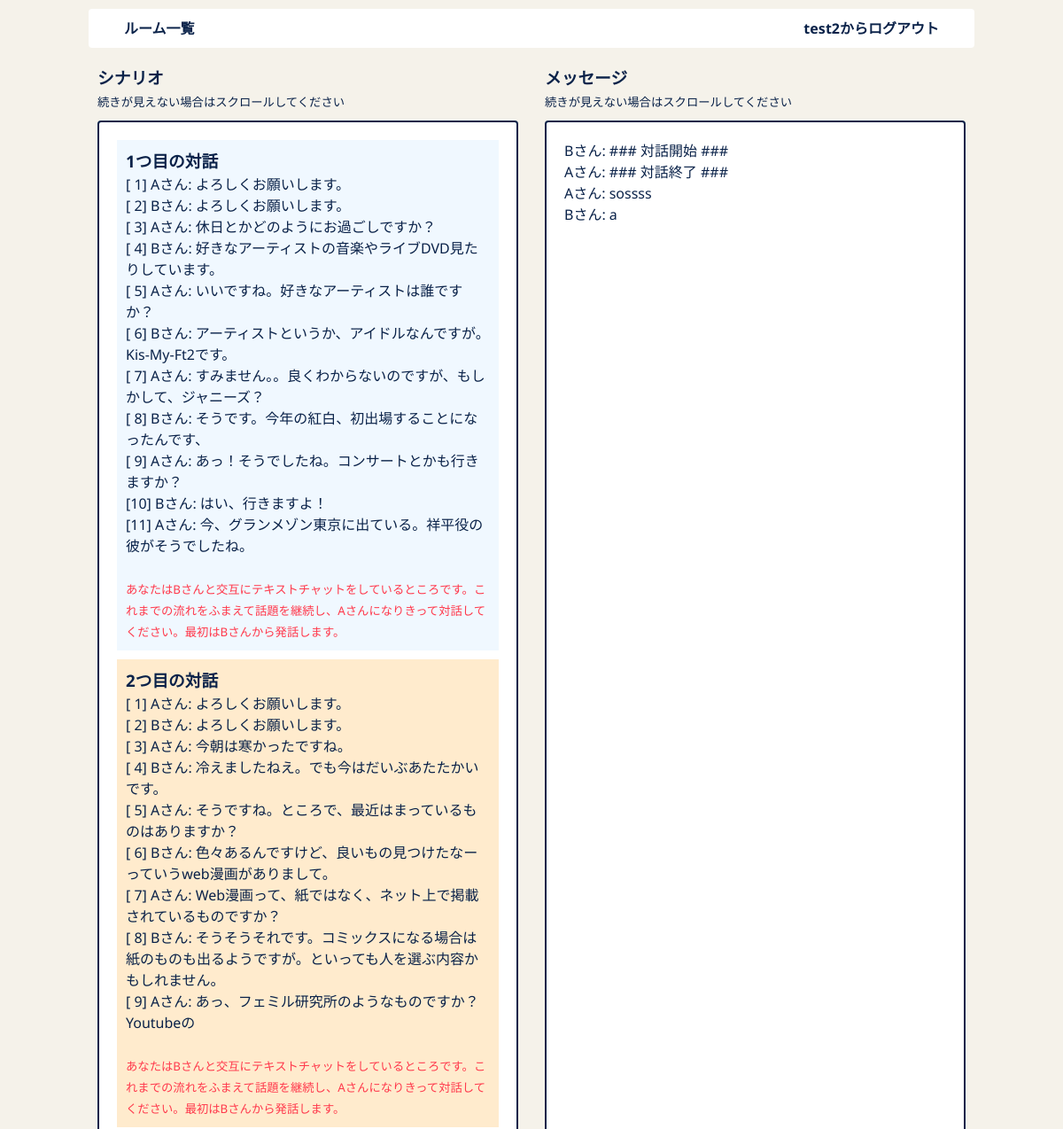
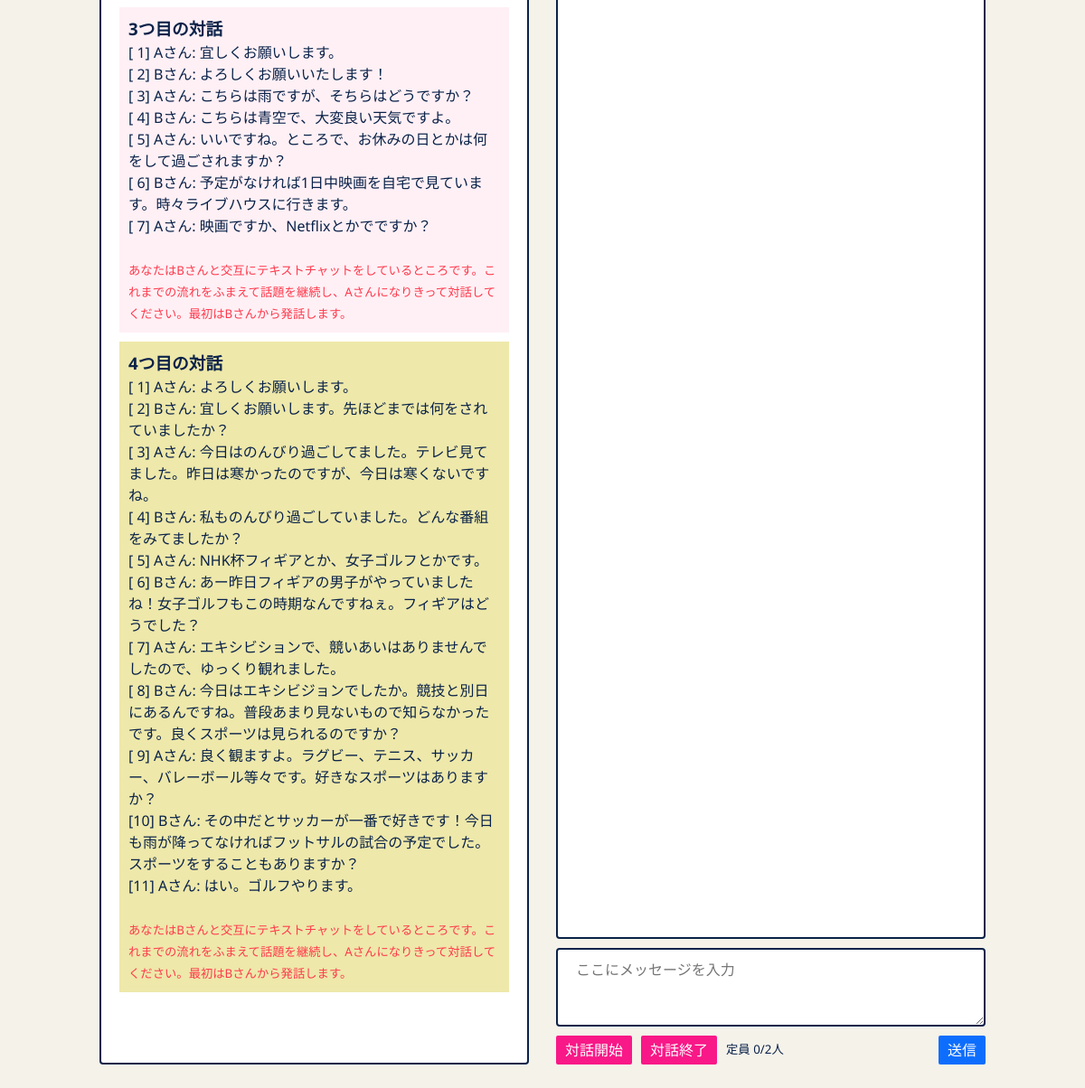
/rooms/5cbb29b8e64d485c97cb6fae4758c8bd (signed in), run on the app's committed database (2 pictures, top to bottom).
### flaskr/models/user.py (models this page shows, shortened)
class User(db.Model):
    __tablename__ = "users"
    id        = db.Column("id",       db.Integer,     primary_key=True)
    name      = db.Column("name",     db.String(100), nullable=False, unique=True)
    role      = db.Column("role",     db.Enum(Role),  nullable=False,              default=Role.NORMAL)
    _password = db.Column("password", db.String(100), nullable=False)
    messages  = db.relationship("Message", backref="user", lazy=True)
    def _get_password(self):
        return self._password
    def _set_password(self, password):
        password = self.validate_password("password", password)
        if password:
            password = password.strip()
        self._password = generate_password_hash(password)
    password_descriptor = property(_get_password, _set_password)
    password = synonym("_password", descriptor=password_descriptor)
    def __repr__(self):
        return "<User id={self.id} name={self.name!r}>".format(self=self)
    def is_admin(self):
        return self.role == Role.ADMIN

### flaskr/models/scenario.py (models this page shows, shortened)
class Scenario(db.Model):
    __tablename__ = "scenarios"
    id          = db.Column("id",          db.Integer,      primary_key=True)
    title       = db.Column("title",       db.String(100),  nullable=False,   unique=True)
    text        = db.Column("text",        db.String(5000), nullable=False)
    displayname = db.Column("displayname", db.String(100))
    def displayname_of(self, user):
        if self.displayname:
            return self.displayname
        return user.name

### flaskr/models/message.py (models this page shows, shortened)
class Message(db.Model):
    __tablename__ = "messages"
    id      = db.Column("id",       db.Integer,     primary_key=True)
    text    = db.Column("status",   db.String(100), nullable=False)
    room_id = db.Column("room_id",  db.Integer, db.ForeignKey("rooms.id"), nullable=False)
    user_id = db.Column("user_id",  db.Integer, db.ForeignKey("users.id"), nullable=False)

### flaskr/views/rooms.py (the view)
@bp.route("/<string:hash_id>", methods=["GET"])
@login_required
def show(hash_id):
    user = g.user
    room = fetch_room_from_hash_id(hash_id)
    if room is None:
        abort(404)
    try:
        if user.is_admin():
            scenarios = room.scenarios
        else:
            if room.status == Status.USED:
                abort(404)
            room.include(user)
            scenarios = [room.fetch_scenario_of(user)]
        current_app.logger.info(f"[/rooms/{hash_id}] {user}")
        return render_template("rooms/show.html", room=room, scenarios=scenarios)
    except Exception as error:
        flash(error.args[0])
    return redirect(url_for("rooms.index"))

### flaskr/models/room.py (called while the page is built, shortened)
    def include(self, user):
        if user in self.users:
            return self

    def fetch_scenario_of(self, user):
        if user not in self.users:
            raise Exception("不正な操作です。")
        index = self.users.index(user)
        return self.scenarios[index]

    def displayname_of(self, user):
        scenario = self.fetch_scenario_of(user)
        return scenario.displayname_of(user)

### flaskr/views/__init__.py (called while the page is built)
def login_required(f):
    @wraps(f)
    def decorated_view(*args, **kwargs):
        if g.user is None:
            return redirect(url_for("auth.login", next=request.path))
        return f(*args, **kwargs)
    return decorated_view

def load_user():
    user_id = session.get("user_id")
    if user_id is None:
        g.user = None
    else:
        g.user = User.query.get(user_id)

### flaskr/views/rooms.py (called while the page is built)
def fetch_room_from_hash_id(hash_id):
    room_list = Room.query.filter_by(hash_id=hash_id).all()
    if len(room_list) == 0:
        return None
    return room_list[0]

### flaskr/templates/rooms/show.html (shortened to what this page needs)
{% extends "layout.html" %}
{% block body %}
  <div class="css-flex">
    <div class="scenario_area">
      <div>
        <h3>シナリオ</h3>
        <small>続きが見えない場合はスクロールしてください</small>
      </div>
      <div class="frame">
        {% for scenario in scenarios %}
          <pre>{{ scenario.text|safe }}</pre>
        {% endfor %}
      </div>
    </div>
    <div class="message_area">
      <div>
        <h3>メッセージ</h3>
        <small>続きが見えない場合はスクロールしてください</small>
      </div>
      <div class="frame" id="scrollArea">
        <ol id="messageList" class="css-reset-list">
          {% for message in room.messages %}
          <li>
            <div class="message">
              {{ room.displayname_of(message.user) }}: {{ message.text }}
            </div>
          </li>
          {% endfor %}
        </ol>
      </div>
      <div class="message_input_area">
        <form action="" method="" id="form" class="css-flex css-column">
          <textarea type="text" id="text" name="text" placeholder="ここにメッセージを入力" class="frame" /></textarea>
          <div class="css-flex css-spacebetween">
            <div class="css-flex css-center">
              <input type="submit" value="対話開始" onclick="startMessage()" class="button danger">
              <input type="submit" value="対話終了" onclick="endMessage()" class="button danger">
              <small>定員 <span id="userList">0</span>/{{ room.scenarios|length }}人</small>
            </div>
            <input type="submit" value="送信" class="button">
          </div>
        </form>
      </div>
    </div>
  </div>
{% endblock %}

### flaskr/templates/layout.html (shortened to what this page needs)
<!DOCTYPE html>
<html lang="ja">
<head>
  <link rel=stylesheet type=text/css href="{{ url_for('static', filename='style.css') }}">
</head>
<body>
<div class="page">
  <nav>
    <ol class="global_nav css-reset-list">
      {% if session.user_id %}
        {% if g.user.is_admin() %}
          <li><a href="{{ url_for('scenarios.index') }}" class="css-reset-a">シナリオ一覧</a></li>
          <li><a href="{{ url_for('rooms.index') }}" class="css-reset-a">ルーム一覧</a></li>
          <li><a href="{{ url_for('users.index') }}" class="css-reset-a">ユーザ一覧</a></li>
        {% else %}
          <li><a href="{{ url_for('rooms.index') }}" class="css-reset-a">ルーム一覧</a></li>
        {% endif %}
        <li><a href="{{ url_for('auth.logout') }}" class="css-reset-a">{{ g.user.name }}からログアウト</a></li>
      {% else %}
        <li><a href="{{ url_for('auth.login') }}" class="css-reset-a">ログイン</a></li>
        <li><a href="{{ url_for('users.create') }}" class="css-reset-a">ユーザ新規登録</a></li>
      {% endif %}
    </ol>
  </nav>
  <main>
  {% block body %}{% endblock %}
  </main>
</div>
</body>
</html>

### flaskr/static/style.css (style rules this page uses)
:root { --color--white: #ffffff; --color--black: #333333; --color--khaki-light: #f5f2ea; --color--blue: #0d6efd; --color--blue-dark: #064bb1; --color--red: #ff394c; --color--red-dark: #c32b3a; --color--pink: #f81887; --color--pink-dark: #c5106a; --color--orange: #ff7622; --color--yellow: #ffd700; --color--yellow-dark: #dcba03; --color--green: #5fbb28; --color--green-dark: #478d1d; --color--cyan: #20bfff; --color--navy: #0a2249; --color--navy-light: #93a4bf; --color--navy-dark: #020f25; --color--black-alpha: #3333332F; --color--yellow-alpha: #ffc1072F; --color--cyan-alpha: #0dcaf02F; --font--default: "Noto Sans", sans-serif; }
body { min-height: auto; font-family: var(--font--default); color: var(--color--navy); background: var(--color--khaki-light); }
pre { font-family: var(--font--default); margin: 0; white-space: pre-wrap; }
.button { -webkit-appearance: button; -moz-appearance: button; appearance: button; text-decoration: none; color: initial; cursor: pointer; padding: 4px 10px; background: var(--color--blue); border: 0; border-radius: 2px; color: var(--color--white); }
.button.danger { background: var(--color--pink); }
.frame { border: 2px solid var(--color--navy); border-radius: 4px; padding: 20px; background: var(--color--white); overflow: scroll; }
.css-flex { display: flex; gap: 10px; }
.css-flex.css-spacebetween { justify-content: space-between; }
.css-flex.css-column { flex-direction: column; }
.css-flex.css-center { justify-content: center; align-items: center; }
.css-flex.css-spacebetween { justify-content: space-between; align-items: center; }
.css-reset-list { margin: 0; padding: 0; list-style: none; }
.css-reset-a { text-decoration: none; color: inherit; }
.page { max-width: 1000px; margin: 0 auto; }
.global_nav { width: 100%; display: flex; justify-content: space-between; margin: 10px auto; padding: 10px 40px; background: var(--color--white); border-radius: 4px; }
.global_nav a { font-weight: bold; }
main { padding: 10px 0; }
.scenario_area, .message_area { flex: 1; padding: 0 10px; height: calc(100vh - 100px); display: grid; grid-template-rows: auto 1fr; gap: 10px; }
.message_input_area textarea { padding: 10px 20px; }

### data on the page
User: user.name "test2"
Scenario: text "1つ目の対話 [ 1] Aさん: よろしくお願いします。 [ 2] Bさん: よろしくお願いします。 [ 3] Aさん: 休日とかどのようにお過ごしですか？ [ 4] Bさん: 好きなアーティストの音楽やライブDVD見たりしています。 [ 5] Aさん: いいですね。好きなアーティストは誰ですか？ [ 6] Bさん: アーティストというか、アイドルなんですが。Kis-My-Ft2です。 [ 7] Aさん: すみません。。良くわからないのですが、もしかして、ジャニーズ？ [ 8] Bさん: そうです。今年の紅白、初出場することになったんです、 [ 9] Aさん: あっ！そうでしたね。コンサートとかも行きますか？ [10] Bさん: はい、行きますよ！ [11] Aさん: 今、グランメゾン東京に出ている。祥平役の彼がそうでしたね。 あなたはBさんと交互にテキストチャットをしているところです。これまでの流れをふまえて話題を継続し、Aさんになりきって対話してください。最初はBさんから発話します。 2つ目の対話 [ 1] Aさん: よろしくお願いします。 [ 2] Bさん: よろしくお願いします。 [ 3] Aさん: 今朝は寒かったですね。 [ 4] Bさん: 冷えましたねえ。でも今はだいぶあたたかいです。 [ 5] Aさん: そうですね。ところで、最近はまっているものはありますか？ [ 6] Bさん: 色々あるんですけど、良いもの見つけたなーっていうweb漫画がありまして。 [ 7] Aさん: Web漫画って、紙ではなく、ネット上で掲載されているものですか？ [ 8] Bさん:…", displayname_of "Aさん"
Message: text "### 対話開始 ###"
Scenario: displayname_of "Bさん"
Message: text "### 対話終了 ###"
Message: text "sossss"
Message: text "a"

### other printed values
{{ room.scenarios|length }} "2"
